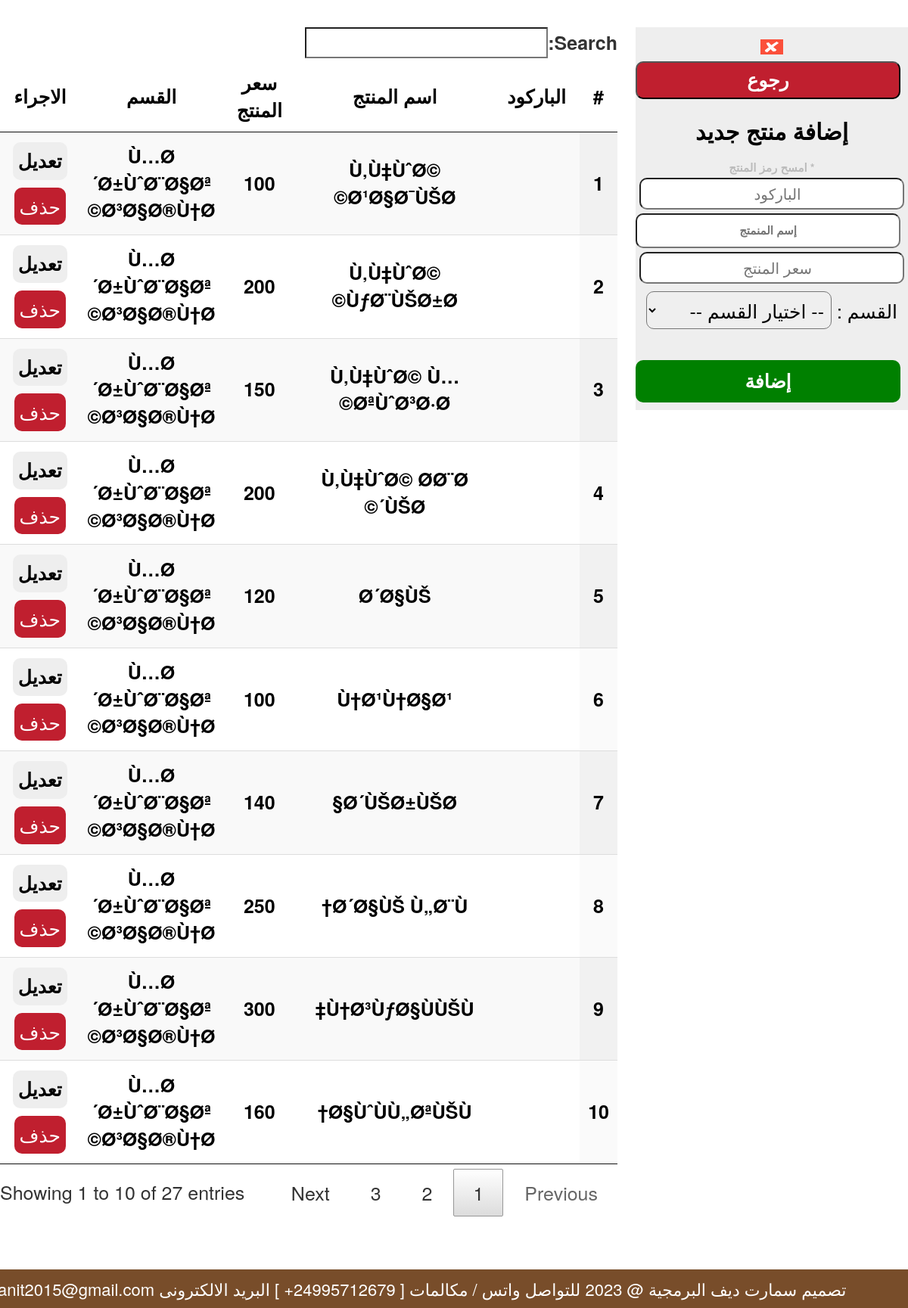
Screenshot of /admin/add_product.php (signed in) with the database file from the repository.
### tables this page shows
CREATE TABLE `product` (
  `id` int(11) NOT NULL,
  `barcode` varchar(10) NOT NULL DEFAULT '0',
  `name` varchar(100) NOT NULL,
  `price` varchar(100) NOT NULL,
  `cat` varchar(50) NOT NULL
);

CREATE TABLE `departments` (
  `id` int(11) NOT NULL,
  `department` varchar(200) NOT NULL
);

### admin/add_product.php (the view, shortened to what this page needs)
<?php
include('../config.php');
?>
<!DOCTYPE html>
<html dir="rtl">
<head>
	<link rel="stylesheet" type="text/css" href="css/bootstrap.css"/>
	<link rel="stylesheet" type="text/css" href="css/style.css"/>
	<link rel="stylesheet" type="text/css" href="../css/style.css">
	<link rel="stylesheet" type="text/css" href="css/datatable.css"/>
	<link rel="stylesheet" type="text/css" href="https://cdn.datatables.net/buttons/2.4.2/css/buttons.dataTables.min.css">
</head>
<body style="font-size: 25px;">
	<br/>
	<center id="sectionLeft">
			<table id="example" class="display" style="width:100%" style="background-color: #fff;box-shadow: 2px 2px 5px black;padding: 5px;border-radius: 0px;color: #000;" width="100%">
			<thead>
			<tr>
				<th> # </th>
				<th style="text-align: center;"> الباركود </th>
				<th style="text-align: center;"> اسم المنتج </th>
				<th style="text-align: center;"> سعر المنتج </th>
				<th style="text-align: center;"> القسم </th>
				<th style="text-align: center;"> الاجراء </th>
			</tr>
			</thead>
		<?php
		$q = mysqli_query($conn,"SELECT * FROM `product`");
		$i = 1 ;
		while ($row = mysqli_fetch_array($q)) {
			$alert = '" هل تريد حذف المنتج  ? "';
			$department_id = $row['cat'];
			$variable = "" ;
			$select  = mysqli_query($conn,"SELECT * FROM `departments`  WHERE `id` = '$department_id' ");
			while ($row2 = mysqli_fetch_array($select)) {
				$variable = $row2['department'];
			}
			echo "<tr>
				<th style='text-align: center;'> ".$i." </th>
				<th style='text-align: center;'> ".$row['barcode']." </th>
				<th style='text-align: center;'> ".$row['name']." </th>
				<th style='text-align: center;'> ".$row['price']." </th>
				<th style='text-align: center;'> ".$variable." </th>
				<th style='text-align: center;'> <a href='add_product.php?edid=".$row['id']."'> <button> تعديل </button></a> <a href='add_product.php?did=".$row['id']."'><button style='background-color:rgb(192,31,47);color:#fff;font-weight:normal;' onclick='return confirm(".$alert.")'> حذف </button></a> </th>
				<td> </td>
			</tr>
			";
			$i++;
		}
		?>
		</table>
		</center>
	<center id="sectionRight">
		<a href="home.php"><img src="../img/fail.png" width="30" height="20"><input style="color: #fff;background-color:rgb(192,31,47);" type="submit" value="رجوع" /></a>
		<?php
		if(isset($_GET['edid']))
		{
		$id = $_GET['edid'] ;
		$q = mysqli_query($conn,"SELECT * FROM `product` where id = $id ");
		while ($row = mysqli_fetch_array($q)) {
		 ?>
		<form action="add_product.php" method="post">
		<h2><b> تعديل منتج </b></h2>
		<input hidden type="text" placeholder="إسم المنمتج" name="id" value="<?php echo $row['id'] ?>" />
		<input type="text" placeholder="إسم المنمتج" name="name" value="<?php echo $row['name'] ?>" /><br/>
		<input type="number" placeholder="سعر المنتج" name="price" value="<?php echo $row['price'] ?>" /><br/>
		القسم :
		<select name="cat" style="width: 70%;padding: 5px;border-radius: 10px;margin-top: 10px;" required>
			<?php
			$select = mysqli_query($conn,"SELECT * FROM `departments`");
			while ($row = mysqli_fetch_array($select)) {?>
				<option value="<?php echo $row['id']; ?>"> <?php echo $row['department']; ?> </option>
			<?php } ?>
		?>
		</select>
		<br/><br/>
		<input style="background-color: green;color: #fff;border: none;padding: 10px;" type="submit" name="eproduct" value="تعديل" /><br/><br/>
		</form>
		<?php } }else{ ?>
		<form action="" method="post">
		<h2> إضافة منتج جديد </h2>
		<span style="color:#bbb;font-weight: bold;font-size: 15px;">* امسح رمز المنتج </span><br/>
		<input style="width: 100%" type="number" name="barcode" placeholder="الباركود"/><br/>
		<input style="width: 100%" type="text" placeholder="إسم المنمتج" name="name"/><br/>
		<input style="width: 100%" type="number" step="0.01" placeholder="سعر المنتج" name="price"/><br/>
		القسم :
		<select name="cat" style="width: 70%;padding: 5px;border-radius: 10px;margin-top: 10px;" required>
		<option value=""> -- اختيار القسم -- </option>
		</select>
		<br/><br/>
		<input style="background-color: green;color: #fff;border: none;padding: 10px;" type="submit" name="aproduct" value="إضافة" /><br/>
		</form>
		<?php } ?>
	</center>
	<br/><br/>
<?php include 'footer.php'; ?>
</body>
</html>

### admin/footer.php (shortened to what this page needs)
<div id="footer">
<center>
    تصميم سمارت ديف البرمجية @ 2023 للتواصل واتس / مكالمات [ 24995712679+ ] البريد الالكترونى sudanit2015@gmail.com
</center>
</div>

### css/style.css (style rules this page uses)
#sectionRight { background-color: #eee; padding: 5px; width: 30%; color: #000; }
#sectionRight a ,#sectionRight input { width: 100%; }
#sectionRight h2 { font-weight: bold; text-shadow: 2px 2px 2px #eee; }
#sectionLeft { width: 68%; float: left; color: #000; }
a { color: black; }
html { background-size: 100%; }
body { color: #000; padding: 0px; margin-bottom: 50px; }
button { background-color: #eee; padding: 7px; margin: 5px; border-radius: 10px; color: #000; font-weight: bold; border: 0px solid #678; font-size: 15px; }
input[type=text] { padding: 10px; margin: 5px; text-align: center; font-weight: bold; border-radius: 10px; font-size: 15px; }
input[type=submit] { background-color: #112233; padding: 5px; margin: 5px; text-align: center; font-weight: bold; border-radius: 10px; }
#footer { color: #000; position: fixed; bottom : 0px; padding: 10px; background-color: rgb(120,77,42); width: 110%; color: #fff; font-size: 22px; }

### admin/css/datatable.css (style rules this page uses)
table.dataTable { width: 100%; margin: 0 auto; clear: both; border-collapse: separate; border-spacing: 0; }
table.dataTable thead th, table.dataTable tfoot th { font-weight: bold; }
table.dataTable thead th, table.dataTable thead td { padding: 10px 18px; border-bottom: 1px solid #111; }
table.dataTable thead .sorting, table.dataTable thead .sorting_asc, table.dataTable thead .sorting_desc, table.dataTable thead .sorting_asc_disabled, table.dataTable thead .sorting_desc_disabled { cursor: pointer; *cursor: hand; background-repeat: no-repeat; background-position: center right; }
table.dataTable thead .sorting { background-image: url("../images/sort_both.png"); }
table.dataTable thead .sorting_asc { background-image: url("../images/sort_asc.png"); }
table.dataTable tbody tr { background-color: #ffffff; }
table.dataTable tbody th, table.dataTable tbody td { padding: 8px 10px; }
table.dataTable.row-border tbody th, table.dataTable.row-border tbody td, table.dataTable.display tbody th, table.dataTable.display tbody td { border-top: 1px solid #ddd; }
table.dataTable.row-border tbody tr:first-child th, table.dataTable.row-border tbody tr:first-child td, table.dataTable.display tbody tr:first-child th, table.dataTable.display tbody tr:first-child td { border-top: none; }
table.dataTable.stripe tbody tr.odd, table.dataTable.display tbody tr.odd { background-color: #f9f9f9; }
table.dataTable.order-column tbody tr > .sorting_1, table.dataTable.order-column tbody tr > .sorting_2, table.dataTable.order-column tbody tr > .sorting_3, table.dataTable.display tbody tr > .sorting_1, table.dataTable.display tbody tr > .sorting_2, table.dataTable.display tbody tr > .sorting_3 { background-color: #fafafa; }
table.dataTable.display tbody tr.odd > .sorting_1, table.dataTable.order-column.stripe tbody tr.odd > .sorting_1 { background-color: #f1f1f1; }
table.dataTable.display tbody tr.even > .sorting_1, table.dataTable.order-column.stripe tbody tr.even > .sorting_1 { background-color: #fafafa; }
table.dataTable.no-footer { border-bottom: 1px solid #111; }
table.dataTable, table.dataTable th, table.dataTable td { box-sizing: content-box; }

### admin/add_product.php (style rules this page uses)
body , button , input[type=submit] , input[type=number] { font-size: 25px; }
input[type=number] { width: 210px; padding: 5px; text-align: center; border-radius: 10px; font-size: 20px; }

### rows the page displays
product: name "Ù‚Ù‡ÙˆØ© Ø¹Ø§Ø¯ÙŠØ©", price "100", departments.department "Ù…Ø´Ø±ÙˆØ¨Ø§Øª Ø³Ø§Ø®Ù†Ø©"
product: name "Ù‚Ù‡ÙˆØ© ÙƒØ¨ÙŠØ±Ø©", price "200", departments.department "Ù…Ø´Ø±ÙˆØ¨Ø§Øª Ø³Ø§Ø®Ù†Ø©"
product: name "Ù‚Ù‡ÙˆØ© Ù…ØªÙˆØ³Ø·Ø©", price "150", departments.department "Ù…Ø´Ø±ÙˆØ¨Ø§Øª Ø³Ø§Ø®Ù†Ø©"
product: name "Ù‚Ù‡ÙˆØ© Ø­Ø¨Ø´ÙŠØ©", price "200", departments.department "Ù…Ø´Ø±ÙˆØ¨Ø§Øª Ø³Ø§Ø®Ù†Ø©"
product: name "Ø´Ø§ÙŠ", price "120", departments.department "Ù…Ø´Ø±ÙˆØ¨Ø§Øª Ø³Ø§Ø®Ù†Ø©"
product: name "Ù†Ø¹Ù†Ø§Ø¹", price "100", departments.department "Ù…Ø´Ø±ÙˆØ¨Ø§Øª Ø³Ø§Ø®Ù†Ø©"
product: name "Ø´ÙŠØ±ÙŠØ§", price "140", departments.department "Ù…Ø´Ø±ÙˆØ¨Ø§Øª Ø³Ø§Ø®Ù†Ø©"
product: name "Ø´Ø§ÙŠ Ù„Ø¨Ù†", price "250", departments.department "Ù…Ø´Ø±ÙˆØ¨Ø§Øª Ø³Ø§Ø®Ù†Ø©"
product: name "Ù†Ø³ÙƒØ§ÙÙŠÙ‡", price "300", departments.department "Ù…Ø´Ø±ÙˆØ¨Ø§Øª Ø³Ø§Ø®Ù†Ø©"
product: name "Ø§ÙˆÙÙ„ØªÙŠÙ†", price "160", departments.department "Ù…Ø´Ø±ÙˆØ¨Ø§Øª Ø³Ø§Ø®Ù†Ø©"
